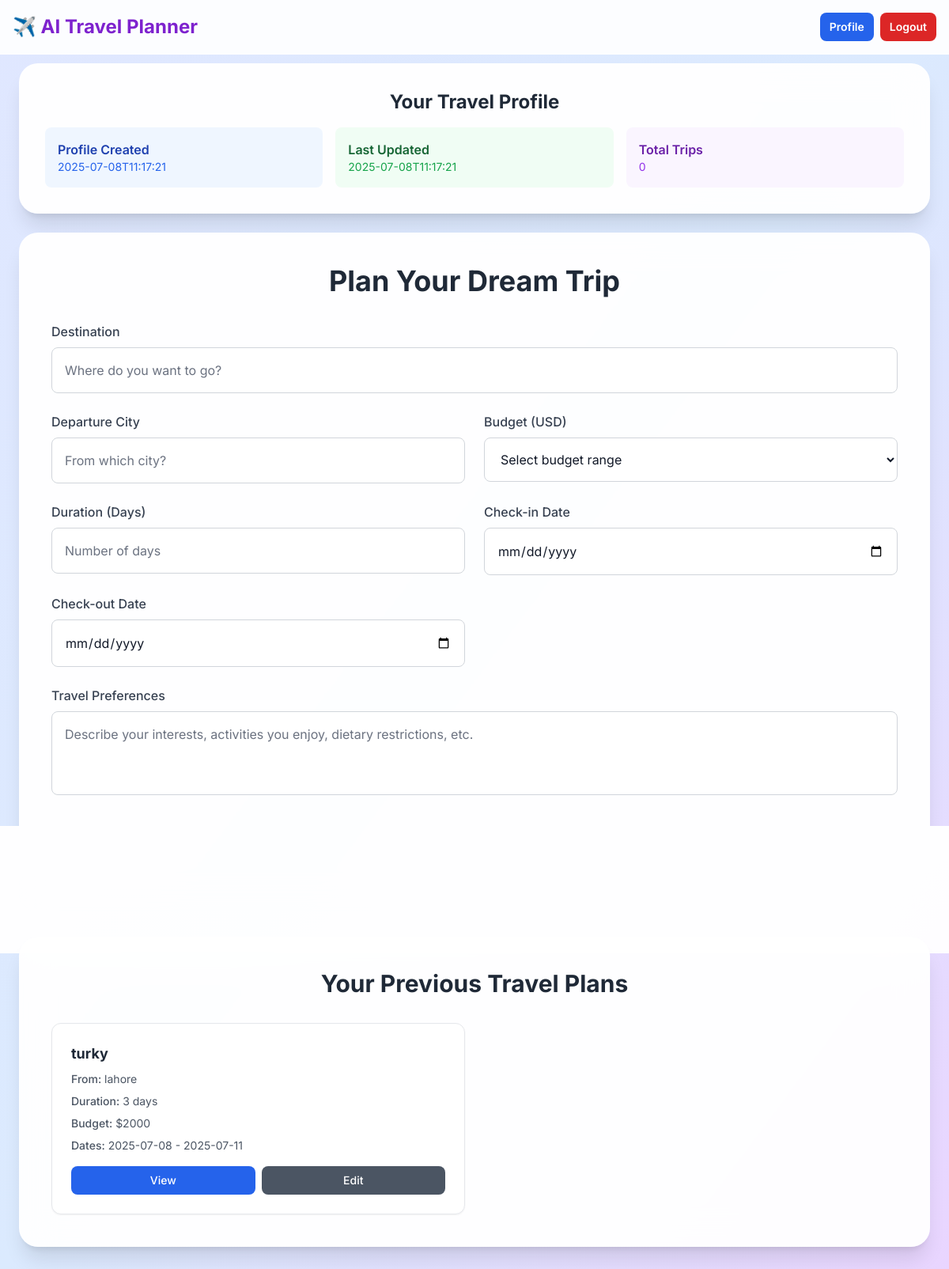
The app's page / (signed in) with its own data.
### traveler_planner.py (models this page shows)
class TravelPlan(db.Model):
    id = db.Column(db.Integer, primary_key=True)
    user_id = db.Column(db.Integer, db.ForeignKey('user.id'), nullable=False)
    destination = db.Column(db.String(100))
    departure_city = db.Column(db.String(100))
    checkin_date = db.Column(db.String(20))
    checkout_date = db.Column(db.String(20))
    days = db.Column(db.Integer)
    budget = db.Column(db.String(50))
    preferences = db.Column(db.String(200))
    itinerary = db.Column(db.Text)  # Store as JSON string
    created_at = db.Column(db.DateTime, default=db.func.current_timestamp())

### traveler_planner.py (the view, shortened to what this page needs)
@app.route("/", methods=["GET", "POST"])
@login_required
def home():
    result = None
    destination = ""
    bg_image = CITY_IMAGES["default"]
    profile_summary = None
    personalized_recommendations = None
    user_plans = []
    user_id = session.get('user_id')
    user_plans = TravelPlan.query.filter_by(user_id=user_id).order_by(TravelPlan.created_at.desc()).all()
    sync_profile_from_database(user_id)
    profile_summary = traveler_profiles.get_profile_summary(str(user_id))
    return render_template("index.html",
                         result=result,
                         destination=destination,
                         bg_image=bg_image,
                         profile_summary=profile_summary,
                         personalized_recommendations=personalized_recommendations,
                         user_plans=user_plans)

### traveler_planner.py (called while the page is built)
def login_required(f):
    @wraps(f)
    def decorated_function(*args, **kwargs):
        if 'user_id' not in session:
            flash('Please log in to access this page.', 'error')
            return redirect(url_for('login'))
        return f(*args, **kwargs)
    return decorated_function

def sync_profile_from_database(user_id):
    db_profile = TravelerProfile.query.filter_by(user_id=user_id).first()
    if not db_profile:
        return
    if str(user_id) not in traveler_profiles.profiles:
        traveler_profiles.create_profile(str(user_id))
    if db_profile.budget:
        traveler_profiles.update_budget_profile(str(user_id), db_profile.budget)
    if db_profile.interests:
        interests = [interest.strip() for interest in db_profile.interests.split(',') if interest.strip()]
        traveler_profiles.update_interests_profile(str(user_id), interests)

### traveler_profile.py (called while the page is built)
    def update_budget_profile(self, user_id: str, budget_range: str, preferred_currency: str = "USD") -> str:
        budget_data = {
            'budget_range': budget_range,
            'currency': preferred_currency,
            'last_updated': datetime.now().isoformat()
        }
        existing_budget = None
        for node_id, node_info in self.profiles.get(user_id, {}).get('nodes', {}).items():
            if node_info['type'] == 'budget':
                existing_budget = node_id
                break
        if existing_budget:
            self.profiles[user_id]['nodes'][existing_budget]['data'].update(budget_data)
            return existing_budget
        else:
            return self.add_node(user_id, 'budget', budget_data)

    def update_interests_profile(self, user_id: str, interests: List[str]) -> str:
        interests_data = {
            'interests': interests,
            'count': len(interests),
            'last_updated': datetime.now().isoformat()
        }
        existing_interests = None
        for node_id, node_info in self.profiles.get(user_id, {}).get('nodes', {}).items():
            if node_info['type'] == 'interests':
                existing_interests = node_id
                break
        if existing_interests:
            self.profiles[user_id]['nodes'][existing_interests]['data'].update(interests_data)
            return existing_interests
        else:
            return self.add_node(user_id, 'interests', interests_data)

### templates/index.html (shortened to what this page needs)
<!DOCTYPE html>
<html lang="en">
<head>
    <script src="https://cdn.tailwindcss.com"></script>
</head>
<body class="min-h-screen bg-gradient-to-br from-indigo-100 via-blue-100 to-purple-200 font-inter">
    <div class="fixed top-0 left-0 right-0 z-30 p-2 sm:p-4 flex flex-wrap items-center justify-between gap-2 bg-white/90 backdrop-blur-sm border-b border-white/20">
        <div class="flex items-center gap-2">
            <h1 class="text-lg sm:text-xl md:text-2xl font-bold text-purple-700">✈️ AI Travel Planner</h1>
        </div>
        <div class="flex items-center gap-2 mobile-stack">
            <a href="/profile" class="px-3 py-2 bg-blue-600 hover:bg-blue-700 text-white rounded-lg font-semibold text-sm mobile-full text-center">Profile</a>
            <a href="/logout" class="px-3 py-2 bg-red-600 hover:bg-red-700 text-white rounded-lg font-semibold text-sm mobile-full text-center">Logout</a>
        </div>
    </div>
    <div class="pt-20 pb-8 px-2 sm:px-4 main-container ultra-mobile">
        <div class="max-w-6xl mx-auto">
            {% if profile_summary %}
                <div class="glass-effect rounded-2xl sm:rounded-3xl shadow-xl p-4 sm:p-6 md:p-8 mb-6 form-container form-ultra-mobile">
                    <h2 class="text-xl sm:text-2xl font-bold text-gray-800 mb-4 text-center">Your Travel Profile</h2>
                    <div class="grid grid-cols-1 sm:grid-cols-2 lg:grid-cols-3 gap-4">
                        <div class="bg-blue-50 p-3 sm:p-4 rounded-lg">
                            <h3 class="font-semibold text-blue-800 text-sm sm:text-base">Profile Created</h3>
                            <p class="text-blue-600 text-xs sm:text-sm">{{ profile_summary.created_at }}</p>
                        </div>
                        <div class="bg-green-50 p-3 sm:p-4 rounded-lg">
                            <h3 class="font-semibold text-green-800 text-sm sm:text-base">Last Updated</h3>
                            <p class="text-green-600 text-xs sm:text-sm">{{ profile_summary.last_updated }}</p>
                        </div>
                        <div class="bg-purple-50 p-3 sm:p-4 rounded-lg sm:col-span-2 lg:col-span-1">
                            <h3 class="font-semibold text-purple-800 text-sm sm:text-base">Total Trips</h3>
                            <p class="text-purple-600 text-xs sm:text-sm">{{ profile_summary.total_trips or 0 }}</p>
                        </div>
                    </div>
                </div>
            {% endif %}
            <div class="glass-effect rounded-2xl sm:rounded-3xl shadow-xl p-4 sm:p-6 md:p-8 lg:p-10 mb-8 form-container form-ultra-mobile">
                <h2 class="text-2xl sm:text-3xl md:text-4xl font-bold text-center text-gray-800 mb-6 sm:mb-8">Plan Your Dream Trip</h2>
                <form method="POST" class="space-y-4 sm:space-y-6">
                    <div class="grid grid-cols-1 md:grid-cols-2 gap-4 sm:gap-6">
                        <div class="md:col-span-2">
                            <label class="block text-sm sm:text-base font-medium text-gray-700 mb-2">Destination</label>
                            <input name="destination" type="text"
                                   class="w-full px-4 py-3 sm:py-4 border border-gray-300 rounded-lg input-focus transition-all duration-200 bg-white text-gray-900 placeholder-gray-500 input-responsive"
                                   placeholder="Where do you want to go?"
                                   value="{{ destination or '' }}" required>
                        </div>
                        <div>
                            <label class="block text-sm sm:text-base font-medium text-gray-700 mb-2">Departure City</label>
                            <input name="departure_city" type="text"
                                   class="w-full px-4 py-3 sm:py-4 border border-gray-300 rounded-lg input-focus transition-all duration-200 bg-white text-gray-900 placeholder-gray-500 input-responsive"
                                   placeholder="From which city?" required>
                        </div>
                        <div>
                            <label class="block text-sm sm:text-base font-medium text-gray-700 mb-2">Budget (USD)</label>
                            <select name="budget"
                                    class="w-full px-4 py-3 sm:py-4 border border-gray-300 rounded-lg input-focus transition-all duration-200 bg-white text-gray-900 input-responsive" required>
                                <option value="">Select budget range</option>
                            </select>
                        </div>
                        <div>
                            <label class="block text-sm sm:text-base font-medium text-gray-700 mb-2">Duration (Days)</label>
                            <input name="days" type="number" min="1" max="30"
                                   class="w-full px-4 py-3 sm:py-4 border border-gray-300 rounded-lg input-focus transition-all duration-200 bg-white text-gray-900 placeholder-gray-500 input-responsive"
                                   placeholder="Number of days" required>
                        </div>
                        <div>
                            <label class="block text-sm sm:text-base font-medium text-gray-700 mb-2">Check-in Date</label>
                            <input name="checkin_date" type="date"
                                   class="w-full px-4 py-3 sm:py-4 border border-gray-300 rounded-lg input-focus transition-all duration-200 bg-white text-gray-900 input-responsive"
                                   required>
                        </div>
                        <div>
                            <label class="block text-sm sm:text-base font-medium text-gray-700 mb-2">Check-out Date</label>
                            <input name="checkout_date" type="date"
                                   class="w-full px-4 py-3 sm:py-4 border border-gray-300 rounded-lg input-focus transition-all duration-200 bg-white text-gray-900 input-responsive"
                                   required>
                        </div>
                        <div class="md:col-span-2">
                            <label class="block text-sm sm:text-base font-medium text-gray-700 mb-2">Travel Preferences</label>
                            <textarea name="preferences" rows="3"
                                      class="w-full px-4 py-3 sm:py-4 border border-gray-300 rounded-lg input-focus transition-all duration-200 bg-white text-gray-900 placeholder-gray-500 resize-none input-responsive"
                                      placeholder="Describe your interests, activities you enjoy, dietary restrictions, etc."></textarea>
                        </div>
                    </div>
                    <div class="text-center pt-4">
                        <button type="submit"
                                class="w-full sm:w-auto btn-primary text-white font-semibold py-4 px-8 sm:px-12 rounded-xl shadow-lg text-base sm:text-lg btn-responsive">
                        </button>
                    </div>
                </form>
            </div>
            {% if user_plans %}
                <div class="glass-effect rounded-2xl sm:rounded-3xl shadow-xl p-4 sm:p-6 md:p-8 lg:p-10 form-container form-ultra-mobile">
                    <h2 class="text-xl sm:text-2xl md:text-3xl font-bold text-center text-gray-800 mb-6 sm:mb-8">Your Previous Travel Plans</h2>
                    <div class="grid grid-cols-1 md:grid-cols-2 xl:grid-cols-3 gap-4 sm:gap-6">
                        {% for plan in user_plans[:6] %}
                            <div class="bg-white p-4 sm:p-6 rounded-xl shadow-sm border border-gray-200 hover:shadow-md transition-shadow">
                                <h3 class="font-bold text-base sm:text-lg text-gray-800 mb-2">{{ plan.destination }}</h3>
                                <div class="space-y-1 sm:space-y-2 text-xs sm:text-sm text-gray-600">
                                    <p><span class="font-medium">From:</span> {{ plan.departure_city }}</p>
                                    <p><span class="font-medium">Duration:</span> {{ plan.days }} days</p>
                                    <p><span class="font-medium">Budget:</span> {{ plan.budget }}</p>
                                    <p><span class="font-medium">Dates:</span> {{ plan.checkin_date }} - {{ plan.checkout_date }}</p>
                                </div>
                                <div class="mt-3 sm:mt-4 flex flex-col sm:flex-row gap-2">
                                    <a href="/plan/{{ plan.id }}" class="flex-1 px-3 py-2 bg-blue-600 hover:bg-blue-700 text-white rounded-lg text-center text-xs sm:text-sm font-medium">View</a>
                                    <a href="/plan/{{ plan.id }}/edit" class="flex-1 px-3 py-2 bg-gray-600 hover:bg-gray-700 text-white rounded-lg text-center text-xs sm:text-sm font-medium">Edit</a>
                                </div>
                            </div>
                        {% endfor %}
                    </div>
                </div>
            {% endif %}
        </div>
    </div>
</body>
</html>

### templates/index.html (style rules this page uses)
body { font-family: 'Inter', sans-serif; }
.glass-effect { background: rgba(255, 255, 255, 0.95); backdrop-filter: blur(20px); border: 1px solid rgba(255, 255, 255, 0.2); }
.btn-primary { background: linear-gradient(135deg, #3b82f6 0%, #1d4ed8 100%); transition: all 0.3s ease; }

### records on screen
TravelPlan: destination "turky", departure_city "lahore", days "3", budget "$2000", checkin_date "2025-07-08", checkout_date "2025-07-11"

### other values on screen
{{ profile_summary.created_at }} "2025-07-08T11:17:21"
{{ profile_summary.last_updated }} "2025-07-08T11:17:21"
{{ profile_summary.total_trips or 0 }} "0"
